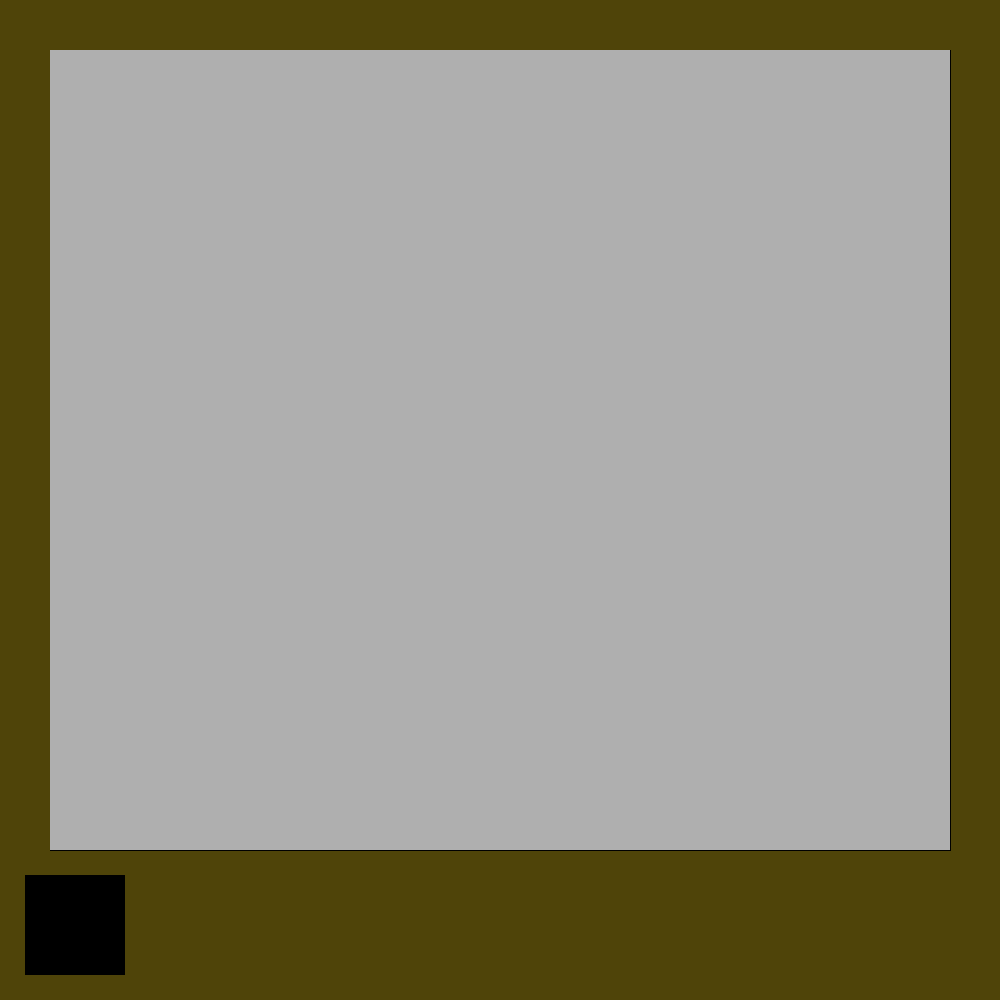
Frame 1 (no input)
Frame 60 (the mouse pressed at the canvas centre just before this capture): identical to frame 1, image omitted
Frame 120 (the mouse held since frame 60 and released just before this capture): identical to frame 1, image omitted

The Processing sketch that drew this single still picture (run headless with seeded random() and noise(); from frame 60 on, the mouse is pressed at the canvas centre):

// Processing sketch: processing_163360
// ── processing_163360.pde

int butX = 25;
int butY = 875;
int butX2 = 125;
int butY2 = 975;
boolean on = false;
 
void setup() {
  size(1000,1000);
  background(79,68,9);
  fill(175);
  rect(50,50,900,800);
  noStroke();
  
}
 
void draw() {
  if (on) {
    {
   smooth();
   if (mousePressed) {
     fill(255); 
     rect(50,50,112.5,800);
     
     fill(234,255,0); 
     rect(162.5,50,112.5,800);
     
     fill(0,255,242);
     rect(275,50,112.5,800);
     
     fill(0,255,51);
     rect(387.5,50,112.5,800);
     
     fill(255,0,204);
     rect(500,50,112.5,800);
     
     fill(255,0,0);
     rect(612.5,50,112.5,800);
     
     fill(0,0,255);
     rect(725,50,112.5,800);
     
     fill(0);
     rect(837.5,50,112.5,800);
   }
    }
    
  } else {
    fill(175);
  rect(50,50,900,800);
  }
  fill(0);
  rect(25,875,100,100);
  
}
 
void mousePressed() {
  if (mouseX > butX && mouseX < butX + butX2 && mouseY > butY && mouseY < butY + butY2) {
    on= !on;
    fill(0);
  }
}
 
void mouseReleased() {
  fill(0);
}
